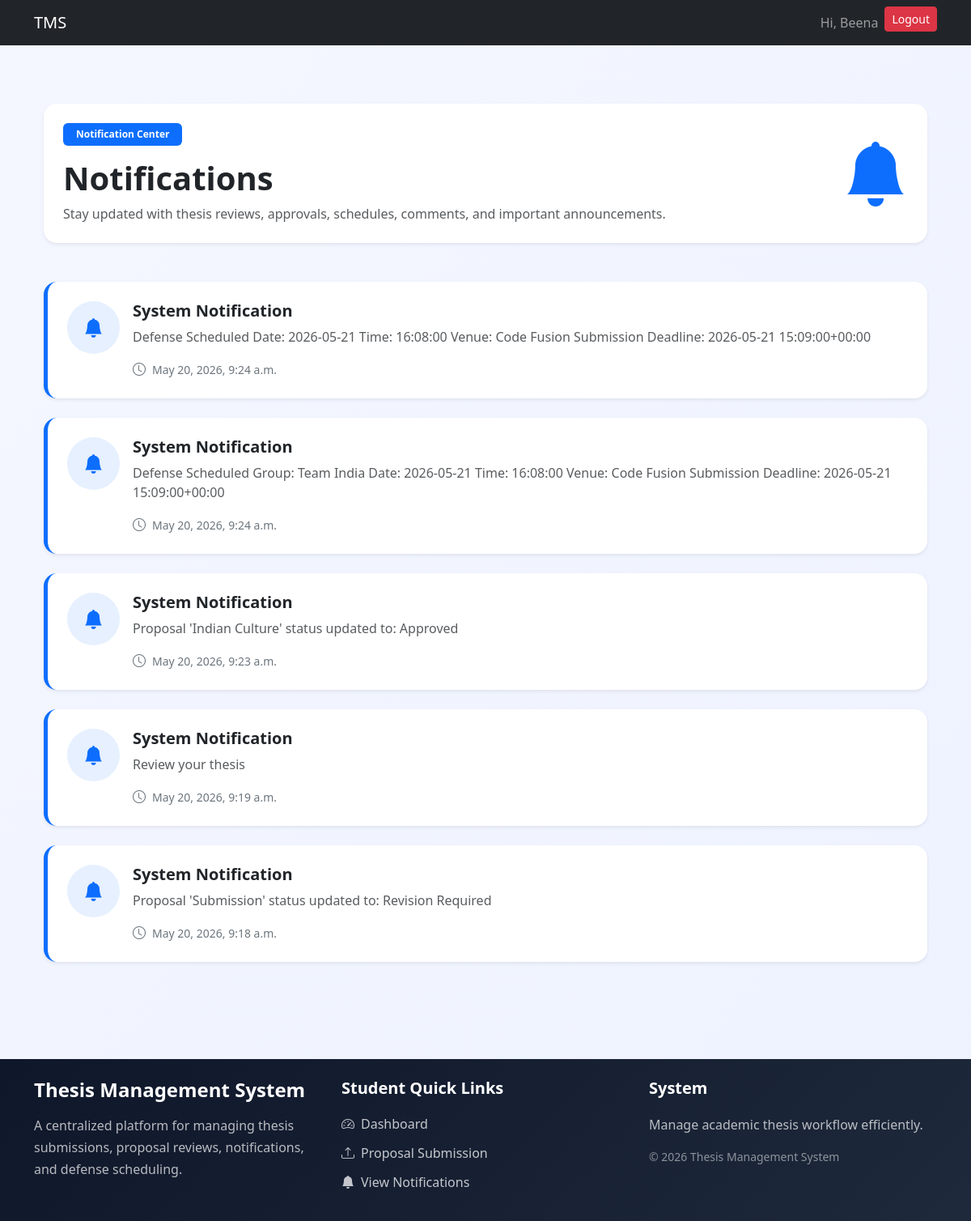
/notification/student/ (signed in), run on the app's committed database.
### users/models.py (models this page shows, shortened)
class User(AbstractUser):
    username = models.CharField(max_length=100, unique=True)
    email = models.EmailField(unique=True)
    role = models.CharField(max_length=10, choices=ROLE_CHOICES)
    USERNAME_FIELD = "email"
    REQUIRED_FIELDS = ["username"]

### notification/models.py (models this page shows, shortened)
class Notification(models.Model):
    user = models.ForeignKey(User,on_delete=models.CASCADE)
    sent_by = models.ForeignKey(User,on_delete=models.SET_NULL,null=True,related_name='sent_notifications')
    message = models.TextField()
    is_read = models.BooleanField(default=False)
    created_at = models.DateTimeField(auto_now_add=True)
    is_popup_shown = models.BooleanField(default=False)

### notification/views.py (the view)
# urls.py: path('student/',student_notifications,name='student_notifications'),
@login_required
def student_notifications(request):
    notifications = Notification.objects.filter(
        user=request.user
    ).order_by('-created_at')
    context = {
        'notifications': notifications
    }
    return render(
        request,
        'notification/student_notifications.html',
        context
    )

### notification/templates/notification/student_notifications.html (shortened to what this page needs)
{% extends "base.html" %}
{% block start %}
<div class="container py-5">
    <div class="notification-header shadow-sm rounded-4 p-4 mb-5">
        <div class="d-flex flex-column flex-md-row justify-content-between align-items-center">
            <div>
                <span class="badge bg-primary px-3 py-2 mb-3">
                    Notification Center
                </span>
                <h1 class="fw-bold mb-2">
                    Notifications
                </h1>
                <p class="text-muted mb-0">
                    Stay updated with thesis reviews, approvals,
                    schedules, comments, and important announcements.
                </p>
            </div>
            <div class="mt-3 mt-md-0">
                <i class="bi bi-bell-fill notification-main-icon"></i>
            </div>
        </div>
    </div>
    {% for notification in notifications %}
    <div class="notification-card shadow-sm rounded-4 p-4 mb-4">
        <div class="d-flex align-items-start">
            <div class="notification-icon me-3">
                <i class="bi bi-bell-fill"></i>
            </div>
            <div class="flex-grow-1">
                <div class="d-flex justify-content-between align-items-start flex-wrap">
                    <div>
                        <h5 class="fw-bold mb-2">
                            System Notification
                        </h5>
                        <p class="text-muted mb-3">
                            {{ notification.message }}
                        </p>
                    </div>
                </div>
                <div class="d-flex align-items-center text-secondary">
                    <i class="bi bi-clock me-2"></i>
                    <small>
                        {{ notification.created_at }}
                    </small>
                </div>
            </div>
        </div>
    </div>
    {% endfor %}
</div>
<link rel="stylesheet"
href="https://cdn.jsdelivr.net/npm/bootstrap-icons@1.11.3/font/bootstrap-icons.min.css">
{% endblock %}

### users/templates/base.html (shortened to what this page needs)
<!DOCTYPE html>
<html lang="en">
<head>
    <link href="https://cdn.jsdelivr.net/npm/bootstrap@5.3.8/dist/css/bootstrap.min.css" rel="stylesheet">
</head>
<body>
    <nav class="navbar navbar-expand-lg navbar-dark bg-dark">
        <div class="container">
            {% if request.user.is_authenticated %}
            {% if request.user.role == 'student' %}
            <a class="navbar-brand" href="{% url 'student_dashboard' %}">
                TMS
            </a>
            {% elif request.user.role == 'lecturer' %}
            <a class="navbar-brand" href="{% url 'lecturer_dashboard' %}">
                TMS
            </a>
            {% elif request.user.role == 'admin' %}
            <a class="navbar-brand" href="{% url 'admin_dashboard' %}">
                TMS
            </a>
            {% endif %}
            {% else %}
            <a class="navbar-brand" href="{% url 'login' %}">
                TMS
            </a>
            {% endif %}
            <div class="collapse navbar-collapse" id="navbarNav">
                <ul class="navbar-nav ms-auto">
                    {% if request.user.is_authenticated %}
                    <li class="nav-item">
                        <span class="nav-link">Hi, {{ request.user.first_name }}</span>
                    </li>
                    <li class="nav-item">
                        <a href="/logout/" class="btn btn-danger btn-sm">Logout</a>
                    </li>
                    {% endif %}
                </ul>
            </div>
        </div>
    </nav>
    <div class="container mt-4">
        {% block start %}
        {% endblock %}
    </div>
    <footer class="footer-section mt-5">
        <div class="container py-4">
            <div class="row g-4">
                <div class="col-lg-4">
                    <h4 class="fw-bold text-white mb-3">
                        Thesis Management System
                    </h4>
                    <p class="footer-text">
                        A centralized platform for managing thesis submissions,
                        proposal reviews, notifications, and defense scheduling.
                    </p>
                </div>
                {% if request.user.role == "student" %}
                <div class="col-lg-4">
                    <h5 class="footer-title">
                        Student Quick Links
                    </h5>
                    <ul class="footer-links">
                        <li>
                            <a href="{% url 'student_dashboard' %}">
                                <i class="bi bi-speedometer2 me-2"></i>
                                Dashboard
                            </a>
                        </li>
                        <li>
                            <a href="{% url 'submit_proposal' %}">
                                <i class="bi bi-upload me-2"></i>
                                Proposal Submission
                            </a>
                        </li>
                        <li>
                            <a href="{% url 'student_notifications' %}">
                                <i class="bi bi-bell-fill me-2"></i>
                                View Notifications
                            </a>
                        </li>
                    </ul>
                </div>
                {% endif %}
                <div class="col-lg-4">
                    <h5 class="footer-title">
                        System
                    </h5>
                    <p class="footer-text mb-2">
                        Manage academic thesis workflow efficiently.
                    </p>
                    <p class="footer-copy">
                        © 2026 Thesis Management System
                    </p>
                </div>
            </div>
        </div>
    </footer>
    <link rel="stylesheet" href="https://cdn.jsdelivr.net/npm/bootstrap-icons@1.11.3/font/bootstrap-icons.min.css">
</body>
</html>

### notification/templates/notification/student_notifications.html (style rules this page uses)
body { background: linear-gradient(to bottom right, #f4f7ff, #eef2ff); }
.rounded-4 { border-radius: 1.2rem; }
.notification-header { background: white; }
.notification-main-icon { font-size: 5rem; color: #0d6efd; }
.notification-card { background: white; transition: all 0.3s ease; border-left: 5px solid #0d6efd; }
.notification-icon { width: 65px; height: 65px; border-radius: 50%; background: rgba(13,110,253,0.1); color: #0d6efd; display: flex; align-items: center; justify-content: center; font-size: 1.5rem; flex-shrink: 0; }

### users/templates/base.html (style rules this page uses)
.footer-section { background: linear-gradient(135deg, #0f172a, #1e293b); color: white; margin-top: 80px; }
.footer-title { font-weight: 700; margin-bottom: 20px; color: #ffffff; }
.footer-text { color: rgba(255, 255, 255, 0.7); line-height: 1.7; }
.footer-copy { color: rgba(255, 255, 255, 0.5); margin-top: 15px; font-size: 14px; }
.footer-links { list-style: none; padding: 0; margin: 0; }
.footer-links li { margin-bottom: 12px; }
.footer-links a { color: rgba(255, 255, 255, 0.75); text-decoration: none; transition: 0.3s ease; display: inline-flex; align-items: center; }

### data on the page
User: user.first_name "Beena"
Notification: message "Defense Scheduled Date: 2026-05-21 Time: 16:08:00 Venue: Code Fusion Submission Deadline: 2026-05-21 15:09:00+00:00", created_at "May 20, 2026, 9:24 a.m."
Notification: message "Defense Scheduled Group: Team India Date: 2026-05-21 Time: 16:08:00 Venue: Code Fusion Submission Deadline: 2026-05-21 15:09:00+00:00", created_at "May 20, 2026, 9:24 a.m."
Notification: message "Proposal 'Indian Culture' status updated to: Approved", created_at "May 20, 2026, 9:23 a.m."
Notification: message "Review your thesis", created_at "May 20, 2026, 9:19 a.m."
Notification: message "Proposal 'Submission' status updated to: Revision Required", created_at "May 20, 2026, 9:18 a.m."
